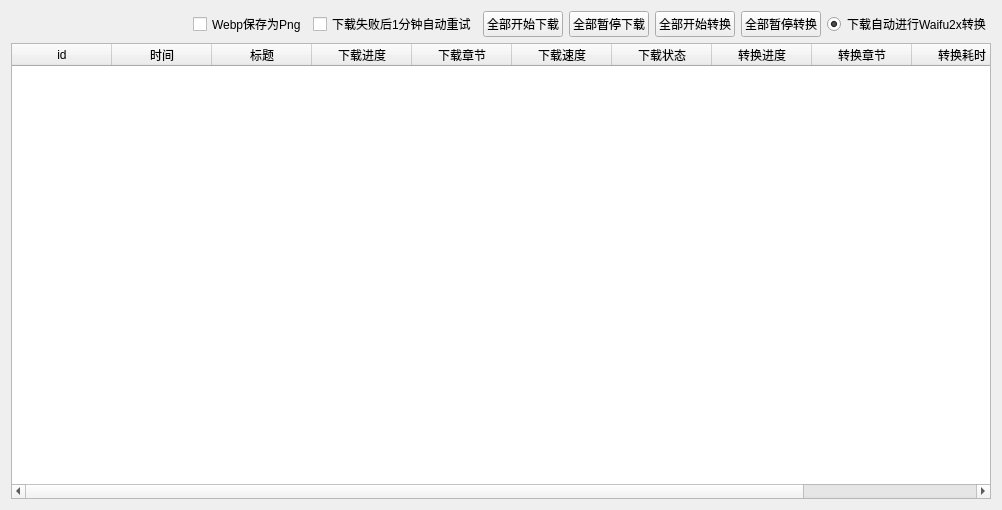
<?xml version="1.0" encoding="UTF-8"?>
<ui version="4.0">
 <class>Download</class>
 <widget class="QWidget" name="Download">
  <property name="geometry">
   <rect>
    <x>0</x>
    <y>0</y>
    <width>1002</width>
    <height>510</height>
   </rect>
  </property>
  <property name="windowTitle">
   <string>下载</string>
  </property>
  <layout class="QGridLayout" name="gridLayout_2">
   <item row="0" column="0">
    <layout class="QGridLayout" name="gridLayout">
     <item row="2" column="0">
      <layout class="QHBoxLayout" name="horizontalLayout">
       <item>
        <spacer name="horizontalSpacer">
         <property name="orientation">
          <enum>Qt::Horizontal</enum>
         </property>
         <property name="sizeHint" stdset="0">
          <size>
           <width>40</width>
           <height>20</height>
          </size>
         </property>
        </spacer>
       </item>
       <item>
        <widget class="QCheckBox" name="webp2Png">
         <property name="text">
          <string>Webp保存为Png</string>
         </property>
        </widget>
       </item>
       <item>
        <widget class="QCheckBox" name="redownloadRadio">
         <property name="text">
          <string>下载失败后1分钟自动重试</string>
         </property>
        </widget>
       </item>
       <item>
        <widget class="QPushButton" name="pushButton">
         <property name="text">
          <string>全部开始下载</string>
         </property>
        </widget>
       </item>
       <item>
        <widget class="QPushButton" name="pushButton_3">
         <property name="text">
          <string>全部暂停下载</string>
         </property>
        </widget>
       </item>
       <item>
        <widget class="QPushButton" name="pushButton_2">
         <property name="text">
          <string>全部开始转换</string>
         </property>
        </widget>
       </item>
       <item>
        <widget class="QPushButton" name="pushButton_4">
         <property name="text">
          <string>全部暂停转换</string>
         </property>
        </widget>
       </item>
       <item>
        <widget class="QRadioButton" name="radioButton">
         <property name="enabled">
          <bool>true</bool>
         </property>
         <property name="text">
          <string>下载自动进行Waifu2x转换</string>
         </property>
         <property name="checked">
          <bool>true</bool>
         </property>
        </widget>
       </item>
      </layout>
     </item>
     <item row="5" column="0">
      <widget class="QTableWidget" name="tableWidget">
       <column>
        <property name="text">
         <string>id</string>
        </property>
       </column>
       <column>
        <property name="text">
         <string>时间</string>
        </property>
       </column>
       <column>
        <property name="text">
         <string>标题</string>
        </property>
       </column>
       <column>
        <property name="text">
         <string>下载进度</string>
        </property>
       </column>
       <column>
        <property name="text">
         <string>下载章节</string>
        </property>
       </column>
       <column>
        <property name="text">
         <string>下载速度</string>
        </property>
       </column>
       <column>
        <property name="text">
         <string>下载状态</string>
        </property>
       </column>
       <column>
        <property name="text">
         <string>转换进度</string>
        </property>
       </column>
       <column>
        <property name="text">
         <string>转换章节</string>
        </property>
       </column>
       <column>
        <property name="text">
         <string>转换耗时</string>
        </property>
       </column>
       <column>
        <property name="text">
         <string>转换状态</string>
        </property>
       </column>
      </widget>
     </item>
    </layout>
   </item>
  </layout>
 </widget>
 <resources/>
 <connections>
  <connection>
   <sender>pushButton</sender>
   <signal>clicked()</signal>
   <receiver>Download</receiver>
   <slot>StartAll()</slot>
   <hints>
    <hint type="sourcelabel">
     <x>94</x>
     <y>29</y>
    </hint>
    <hint type="destinationlabel">
     <x>52</x>
     <y>-19</y>
    </hint>
   </hints>
  </connection>
  <connection>
   <sender>pushButton_3</sender>
   <signal>clicked()</signal>
   <receiver>Download</receiver>
   <slot>StopAll()</slot>
   <hints>
    <hint type="sourcelabel">
     <x>189</x>
     <y>27</y>
    </hint>
    <hint type="destinationlabel">
     <x>142</x>
     <y>-42</y>
    </hint>
   </hints>
  </connection>
  <connection>
   <sender>pushButton_2</sender>
   <signal>clicked()</signal>
   <receiver>Download</receiver>
   <slot>StartConvertAll()</slot>
   <hints>
    <hint type="sourcelabel">
     <x>307</x>
     <y>27</y>
    </hint>
    <hint type="destinationlabel">
     <x>274</x>
     <y>-41</y>
    </hint>
   </hints>
  </connection>
  <connection>
   <sender>pushButton_4</sender>
   <signal>clicked()</signal>
   <receiver>Download</receiver>
   <slot>StopConvertAll()</slot>
   <hints>
    <hint type="sourcelabel">
     <x>397</x>
     <y>22</y>
    </hint>
    <hint type="destinationlabel">
     <x>374</x>
     <y>-51</y>
    </hint>
   </hints>
  </connection>
  <connection>
   <sender>radioButton</sender>
   <signal>clicked()</signal>
   <receiver>Download</receiver>
   <slot>SetAutoConvert()</slot>
   <hints>
    <hint type="sourcelabel">
     <x>495</x>
     <y>24</y>
    </hint>
    <hint type="destinationlabel">
     <x>492</x>
     <y>-33</y>
    </hint>
   </hints>
  </connection>
 </connections>
 <slots>
  <slot>StartAll()</slot>
  <slot>StopAll()</slot>
  <slot>StartConvertAll()</slot>
  <slot>StopConvertAll()</slot>
  <slot>SetAutoConvert()</slot>
 </slots>
</ui>
